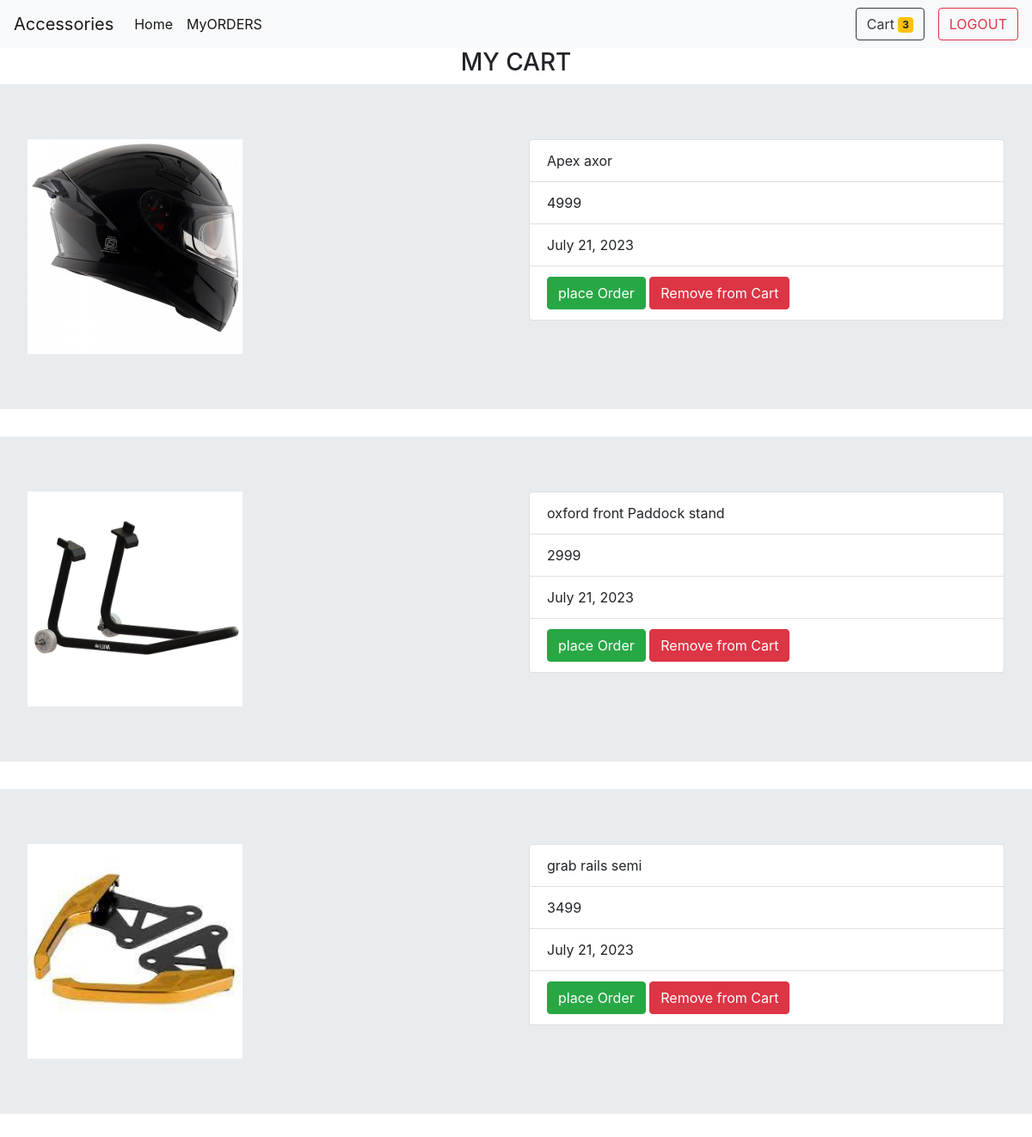
Screenshot of /cust/viewcart (signed in) with the database file from the repository.
### customer/models.py (models this page shows)
class Cart(models.Model):
    product=models.ForeignKey(Product,on_delete=models.CASCADE)
    user=models.ForeignKey(User,on_delete=models.CASCADE)
    date=models.DateField(auto_now_add=True)
    status=models.CharField(max_length=100,default="cart")

### store/models.py (models this page shows)
class Product(models.Model):
    name=models.CharField(max_length=100)
    price=models.IntegerField()
    image=models.ImageField(upload_to="product_images")
    description=models.CharField(max_length=300)
    category=models.CharField(max_length=100)

### customer/views.py (the view)
# urls.py: path('viewcart',CartListView.as_view(),name="vcart"),
@method_decorator(signin_required,name="dispatch")
class CartListView(ListView):
    template_name="cart-list.html"
    model=Cart
    context_object_name="cartitem"
    def get_queryset(self):
        cart=Cart.objects.filter(user=self.request.user,status="cart")
        total=Cart.objects.filter(user=self.request.user).aggregate(tot=Sum("product__price"))
        return {"items":cart,"total":total}

### customer/context_processor.py (called while the page is built)
def cart_count(request):
    if request.user.is_authenticated:
         cnt=Cart.objects.filter(user=request.user,status="cart").count()
         return {"count":cnt}
    else:
        return {"count":0}

### customer/views.py (called while the page is built)
def signin_required(fn):
    def inner(request,*args,**kwargs):
        if request.user.is_authenticated:
           return fn(request,*args,**kwargs)
        else:
            messages.error(request,"Please Login")
            return redirect("log")
    return inner

### customer/templates/cart-list.html (shortened to what this page needs)
{% extends 'navbar.html' %}
{% block nav %}
<h3 class="text-center font-bold">MY CART</h3>
{% for i in cartitem.items %}
<div class="row jumbotron">
    <div class="col">
        <img height="250px" src="{{i.product.image.url}}" alt="">
    </div>
    <div class="col">
        <ul class="list-group">
            <li class="list-group-item">
                {{i.product.name}}
            </li>
            <li class="list-group-item">
                {{i.product.price}}
            </li>
            <li class="list-group-item">
                {{i.date}}
            </li>
            <li class="list-group-item">
                <a href="{% url 'chckout' i.id %}" class="btn btn-success">place Order</a>
                <a href="{% url 'dcart' i.id %}" class="btn btn-danger">Remove from Cart</a>
            </li>
        </ul>
    </div>
</div>
{%endfor%}
{% endblock nav %}

### rows the page displays
Cart: product.image (picture), product.name "Apex axor", product.price "4999", date "July 21, 2023"
Cart: product.image (picture), product.name "oxford front Paddock stand", product.price "2999", date "July 21, 2023"
Cart: product.image (picture), product.name "grab rails semi", product.price "3499", date "July 21, 2023"

### other values shown
{{ count }} "3"
